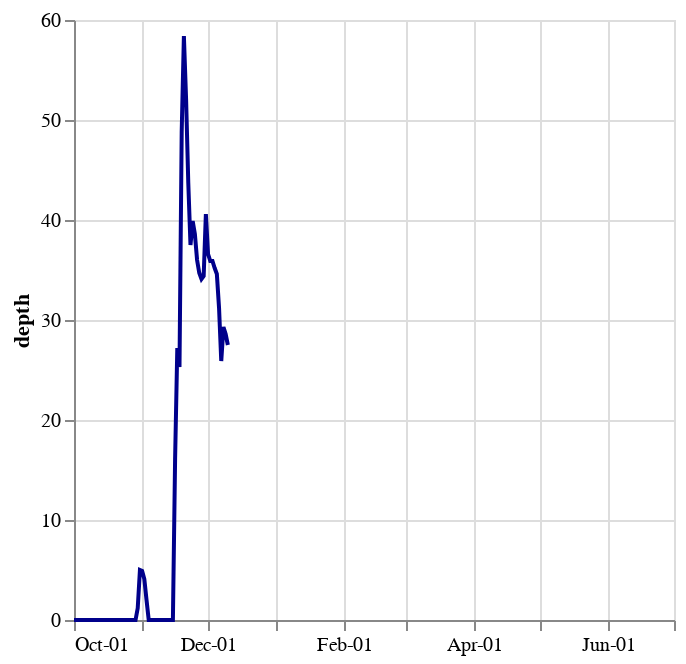

Here is the notebook cell this chart was saved with:
### Code cell
palisade_2025 = alt.Chart(palisade_current).mark_line(color='darkblue', strokeWidth=2).encode(
    alt.X('wtr_day_year', title=None,
          axis=alt.Axis(format='%b-%d', tickCount=12, labelOverlap='parity'), scale=alt.Scale(domain=['2022-10-01','2023-07-01'])),
    alt.Y('depth:Q'),
    tooltip=[alt.Tooltip('monthdate(date):T', title="Date"), alt.Tooltip('depth:Q', title="Snow Depth")]
)
palisade_2025

### Figure 1 — Vega-Lite specification as saved in the notebook (floating-point values rounded to 4 significant figures)
{"config": {"view": {"continuousWidth": 300, "continuousHeight": 300}}, "data": {"name": "data-64f3effea6589abf20ae346f68ca7f16"}, "mark": {"type": "line", "color": "darkblue", "strokeWidth": 2}, "encoding": {"tooltip": [{"field": "date", "timeUnit": "monthdate", "title": "Date", "type": "temporal"}, {"field": "depth", "title": "Snow Depth", "type": "quantitative"}], "x": {"axis": {"format": "%b-%d", "labelOverlap": "parity", "tickCount": 12}, "field": "wtr_day_year", "scale": {"domain": ["2022-10-01", "2023-07-01"]}, "title": null, "type": "temporal"}, "y": {"field": "depth", "type": "quantitative"}}, "$schema": "https://vega.github.io/schema/vega-lite/v5.8.0.json", "datasets": {"data-64f3effea6589abf20ae346f68ca7f16": [{"date": "2024-10-01T00:00:00", "depth": 0.0, "wtr_year": 2025, "wtr_day_year": "2022-10-01T00:00:00", "year": 2024, "month": 10, "day": 1, "DOY": 275}, {"date": "2024-10-02T00:00:00", "depth": 0.0, "wtr_year": 2025, "wtr_day_year": "2022-10-02T00:00:00", "year": 2024, "month": 10, "day": 2, "DOY": 276}, {"date": "2024-10-03T00:00:00", "depth": 0.0, "wtr_year": 2025, "wtr_day_year": "2022-10-03T00:00:00", "year": 2024, "month": 10, "day": 3, "DOY": 277}, {"date": "2024-10-04T00:00:00", "depth": 0.0, "wtr_year": 2025, "wtr_day_year": "2022-10-04T00:00:00", "year": 2024, "month": 10, "day": 4, "DOY": 278}, {"date": "2024-10-05T00:00:00", "depth": 0.0, "wtr_year": 2025, "wtr_day_year": "2022-10-05T00:00:00", "year": 2024, "month": 10, "day": 5, "DOY": 279}, {"date": "2024-10-06T00:00:00", "depth": 0.0, "wtr_year": 2025, "wtr_day_year": "2022-10-06T00:00:00", "year": 2024, "month": 10, "day": 6, "DOY": 280}, {"date": "2024-10-07T00:00:00", "depth": 0.0, "wtr_year": 2025, "wtr_day_year": "2022-10-07T00:00:00", "year": 2024, "month": 10, "day": 7, "DOY": 281}, {"date": "2024-10-08T00:00:00", "depth": 0.0, "wtr_year": 2025, "wtr_day_year": "2022-10-08T00:00:00", "year": 2024, "month": 10, "day": 8, "DOY": 282}, {"date": "2024-10-09T00:00:00", "depth": 0.0, "wtr_year": 2025, "wtr_day_year": "2022-10-09T00:00:00", "year": 2024, "month": 10, "day": 9, "DOY": 283}, {"date": "2024-10-10T00:00:00", "depth": 0.0, "wtr_year": 2025, "wtr_day_year": "2022-10-10T00:00:00", "year": 2024, "month": 10, "day": 10, "DOY": 284}, {"date": "2024-10-11T00:00:00", "depth": 0.0, "wtr_year": 2025, "wtr_day_year": "2022-10-11T00:00:00", "year": 2024, "month": 10, "day": 11, "DOY": 285}, {"date": "2024-10-12T00:00:00", "depth": 0.0, "wtr_year": 2025, "wtr_day_year": "2022-10-12T00:00:00", "year": 2024, "month": 10, "day": 12, "DOY": 286}, {"date": "2024-10-13T00:00:00", "depth": 0.0, "wtr_year": 2025, "wtr_day_year": "2022-10-13T00:00:00", "year": 2024, "month": 10, "day": 13, "DOY": 287}, {"date": "2024-10-14T00:00:00", "depth": 0.0, "wtr_year": 2025, "wtr_day_year": "2022-10-14T00:00:00", "year": 2024, "month": 10, "day": 14, "DOY": 288}, {"date": "2024-10-15T00:00:00", "depth": 0.0, "wtr_year": 2025, "wtr_day_year": "2022-10-15T00:00:00", "year": 2024, "month": 10, "day": 15, "DOY": 289}, {"date": "2024-10-16T00:00:00", "depth": 0.0, "wtr_year": 2025, "wtr_day_year": "2022-10-16T00:00:00", "year": 2024, "month": 10, "day": 16, "DOY": 290}, {"date": "2024-10-17T00:00:00", "depth": 0.0, "wtr_year": 2025, "wtr_day_year": "2022-10-17T00:00:00", "year": 2024, "month": 10, "day": 17, "DOY": 291}, {"date": "2024-10-18T00:00:00", "depth": 0.0, "wtr_year": 2025, "wtr_day_year": "2022-10-18T00:00:00", "year": 2024, "month": 10, "day": 18, "DOY": 292}, {"date": "2024-10-19T00:00:00", "depth": 0.0, "wtr_year": 2025, "wtr_day_year": "2022-10-19T00:00:00", "year": 2024, "month": 10, "day": 19, "DOY": 293}, {"date": "2024-10-20T00:00:00", "depth": 0.0, "wtr_year": 2025, "wtr_day_year": "2022-10-20T00:00:00", "year": 2024, "month": 10, "day": 20, "DOY": 294}, {"date": "2024-10-21T00:00:00", "depth": 0.0, "wtr_year": 2025, "wtr_day_year": "2022-10-21T00:00:00", "year": 2024, "month": 10, "day": 21, "DOY": 295}, {"date": "2024-10-22T00:00:00", "depth": 0.0, "wtr_year": 2025, "wtr_day_year": "2022-10-22T00:00:00", "year": 2024, "month": 10, "day": 22, "DOY": 296}, {"date": "2024-10-23T00:00:00", "depth": 0.0, "wtr_year": 2025, "wtr_day_year": "2022-10-23T00:00:00", "year": 2024, "month": 10, "day": 23, "DOY": 297}, {"date": "2024-10-24T00:00:00", "depth": 0.0, "wtr_year": 2025, "wtr_day_year": "2022-10-24T00:00:00", "year": 2024, "month": 10, "day": 24, "DOY": 298}, {"date": "2024-10-25T00:00:00", "depth": 0.0, "wtr_year": 2025, "wtr_day_year": "2022-10-25T00:00:00", "year": 2024, "month": 10, "day": 25, "DOY": 299}, {"date": "2024-10-26T00:00:00", "depth": 0.0, "wtr_year": 2025, "wtr_day_year": "2022-10-26T00:00:00", "year": 2024, "month": 10, "day": 26, "DOY": 300}, {"date": "2024-10-27T00:00:00", "depth": 0.0, "wtr_year": 2025, "wtr_day_year": "2022-10-27T00:00:00", "year": 2024, "month": 10, "day": 27, "DOY": 301}, {"date": "2024-10-28T00:00:00", "depth": 0.0, "wtr_year": 2025, "wtr_day_year": "2022-10-28T00:00:00", "year": 2024, "month": 10, "day": 28, "DOY": 302}, {"date": "2024-10-29T00:00:00", "depth": 0.0, "wtr_year": 2025, "wtr_day_year": "2022-10-29T00:00:00", "year": 2024, "month": 10, "day": 29, "DOY": 303}, {"date": "2024-10-30T00:00:00", "depth": 1.2, "wtr_year": 2025, "wtr_day_year": "2022-10-30T00:00:00", "year": 2024, "month": 10, "day": 30, "DOY": 304}, {"date": "2024-10-31T00:00:00", "depth": 5.0, "wtr_year": 2025, "wtr_day_year": "2022-10-31T00:00:00", "year": 2024, "month": 10, "day": 31, "DOY": 305}, {"date": "2024-11-01T00:00:00", "depth": 4.9, "wtr_year": 2025, "wtr_day_year": "2022-11-01T00:00:00", "year": 2024, "month": 11, "day": 1, "DOY": 306}, {"date": "2024-11-02T00:00:00", "depth": 4.1, "wtr_year": 2025, "wtr_day_year": "2022-11-02T00:00:00", "year": 2024, "month": 11, "day": 2, "DOY": 307}, {"date": "2024-11-03T00:00:00", "depth": 2.0, "wtr_year": 2025, "wtr_day_year": "2022-11-03T00:00:00", "year": 2024, "month": 11, "day": 3, "DOY": 308}, {"date": "2024-11-04T00:00:00", "depth": 0.0, "wtr_year": 2025, "wtr_day_year": "2022-11-04T00:00:00", "year": 2024, "month": 11, "day": 4, "DOY": 309}, {"date": "2024-11-05T00:00:00", "depth": 0.0, "wtr_year": 2025, "wtr_day_year": "2022-11-05T00:00:00", "year": 2024, "month": 11, "day": 5, "DOY": 310}, {"date": "2024-11-06T00:00:00", "depth": 0.0, "wtr_year": 2025, "wtr_day_year": "2022-11-06T00:00:00", "year": 2024, "month": 11, "day": 6, "DOY": 311}, {"date": "2024-11-07T00:00:00", "depth": 0.0, "wtr_year": 2025, "wtr_day_year": "2022-11-07T00:00:00", "year": 2024, "month": 11, "day": 7, "DOY": 312}, {"date": "2024-11-08T00:00:00", "depth": 0.0, "wtr_year": 2025, "wtr_day_year": "2022-11-08T00:00:00", "year": 2024, "month": 11, "day": 8, "DOY": 313}, {"date": "2024-11-09T00:00:00", "depth": 0.0, "wtr_year": 2025, "wtr_day_year": "2022-11-09T00:00:00", "year": 2024, "month": 11, "day": 9, "DOY": 314}, {"date": "2024-11-10T00:00:00", "depth": 0.0, "wtr_year": 2025, "wtr_day_year": "2022-11-10T00:00:00", "year": 2024, "month": 11, "day": 10, "DOY": 315}, {"date": "2024-11-11T00:00:00", "depth": 0.0, "wtr_year": 2025, "wtr_day_year": "2022-11-11T00:00:00", "year": 2024, "month": 11, "day": 11, "DOY": 316}, {"date": "2024-11-12T00:00:00", "depth": 0.0, "wtr_year": 2025, "wtr_day_year": "2022-11-12T00:00:00", "year": 2024, "month": 11, "day": 12, "DOY": 317}, {"date": "2024-11-13T00:00:00", "depth": 0.0, "wtr_year": 2025, "wtr_day_year": "2022-11-13T00:00:00", "year": 2024, "month": 11, "day": 13, "DOY": 318}, {"date": "2024-11-14T00:00:00", "depth": 0.0, "wtr_year": 2025, "wtr_day_year": "2022-11-14T00:00:00", "year": 2024, "month": 11, "day": 14, "DOY": 319}, {"date": "2024-11-15T00:00:00", "depth": 0.0, "wtr_year": 2025, "wtr_day_year": "2022-11-15T00:00:00", "year": 2024, "month": 11, "day": 15, "DOY": 320}, {"date": "2024-11-16T00:00:00", "depth": 16.1, "wtr_year": 2025, "wtr_day_year": "2022-11-16T00:00:00", "year": 2024, "month": 11, "day": 16, "DOY": 321}, {"date": "2024-11-17T00:00:00", "depth": 27.2, "wtr_year": 2025, "wtr_day_year": "2022-11-17T00:00:00", "year": 2024, "month": 11, "day": 17, "DOY": 322}, {"date": "2024-11-18T00:00:00", "depth": 25.3, "wtr_year": 2025, "wtr_day_year": "2022-11-18T00:00:00", "year": 2024, "month": 11, "day": 18, "DOY": 323}, {"date": "2024-11-19T00:00:00", "depth": 48.8, "wtr_year": 2025, "wtr_day_year": "2022-11-19T00:00:00", "year": 2024, "month": 11, "day": 19, "DOY": 324}, {"date": "2024-11-20T00:00:00", "depth": 58.4, "wtr_year": 2025, "wtr_day_year": "2022-11-20T00:00:00", "year": 2024, "month": 11, "day": 20, "DOY": 325}, {"date": "2024-11-21T00:00:00", "depth": 52.1, "wtr_year": 2025, "wtr_day_year": "2022-11-21T00:00:00", "year": 2024, "month": 11, "day": 21, "DOY": 326}, {"date": "2024-11-22T00:00:00", "depth": 43.7, "wtr_year": 2025, "wtr_day_year": "2022-11-22T00:00:00", "year": 2024, "month": 11, "day": 22, "DOY": 327}, {"date": "2024-11-23T00:00:00", "depth": 37.5, "wtr_year": 2025, "wtr_day_year": "2022-11-23T00:00:00", "year": 2024, "month": 11, "day": 23, "DOY": 328}, {"date": "2024-11-24T00:00:00", "depth": 39.9, "wtr_year": 2025, "wtr_day_year": "2022-11-24T00:00:00", "year": 2024, "month": 11, "day": 24, "DOY": 329}, {"date": "2024-11-25T00:00:00", "depth": 38.6, "wtr_year": 2025, "wtr_day_year": "2022-11-25T00:00:00", "year": 2024, "month": 11, "day": 25, "DOY": 330}, {"date": "2024-11-26T00:00:00", "depth": 36.0, "wtr_year": 2025, "wtr_day_year": "2022-11-26T00:00:00", "year": 2024, "month": 11, "day": 26, "DOY": 331}, {"date": "2024-11-27T00:00:00", "depth": 34.7, "wtr_year": 2025, "wtr_day_year": "2022-11-27T00:00:00", "year": 2024, "month": 11, "day": 27, "DOY": 332}, {"date": "2024-11-28T00:00:00", "depth": 34.1, "wtr_year": 2025, "wtr_day_year": "2022-11-28T00:00:00", "year": 2024, "month": 11, "day": 28, "DOY": 333}, {"date": "2024-11-29T00:00:00", "depth": 34.4, "wtr_year": 2025, "wtr_day_year": "2022-11-29T00:00:00", "year": 2024, "month": 11, "day": 29, "DOY": 334}, {"date": "2024-11-30T00:00:00", "depth": 40.6, "wtr_year": 2025, "wtr_day_year": "2022-11-30T00:00:00", "year": 2024, "month": 11, "day": 30, "DOY": 335}, {"date": "2024-12-01T00:00:00", "depth": 36.6, "wtr_year": 2025, "wtr_day_year": "2022-12-01T00:00:00", "year": 2024, "month": 12, "day": 1, "DOY": 336}, {"date": "2024-12-02T00:00:00", "depth": 35.9, "wtr_year": 2025, "wtr_day_year": "2022-12-02T00:00:00", "year": 2024, "month": 12, "day": 2, "DOY": 337}, {"date": "2024-12-03T00:00:00", "depth": 35.9, "wtr_year": 2025, "wtr_day_year": "2022-12-03T00:00:00", "year": 2024, "month": 12, "day": 3, "DOY": 338}, {"date": "2024-12-04T00:00:00", "depth": 35.2, "wtr_year": 2025, "wtr_day_year": "2022-12-04T00:00:00", "year": 2024, "month": 12, "day": 4, "DOY": 339}, {"date": "2024-12-05T00:00:00", "depth": 34.6, "wtr_year": 2025, "wtr_day_year": "2022-12-05T00:00:00", "year": 2024, "month": 12, "day": 5, "DOY": 340}, {"date": "2024-12-06T00:00:00", "depth": 31.2, "wtr_year": 2025, "wtr_day_year": "2022-12-06T00:00:00", "year": 2024, "month": 12, "day": 6, "DOY": 341}, {"date": "2024-12-07T00:00:00", "depth": 25.9, "wtr_year": 2025, "wtr_day_year": "2022-12-07T00:00:00", "year": 2024, "month": 12, "day": 7, "DOY": 342}, {"date": "2024-12-08T00:00:00", "depth": 29.3, "wtr_year": 2025, "wtr_day_year": "2022-12-08T00:00:00", "year": 2024, "month": 12, "day": 8, "DOY": 343}, {"date": "2024-12-09T00:00:00", "depth": 28.6, "wtr_year": 2025, "wtr_day_year": "2022-12-09T00:00:00", "year": 2024, "month": 12, "day": 9, "DOY": 344}, {"date": "2024-12-10T00:00:00", "depth": 27.5, "wtr_year": 2025, "wtr_day_year": "2022-12-10T00:00:00", "year": 2024, "month": 12, "day": 10, "DOY": 345}]}}
